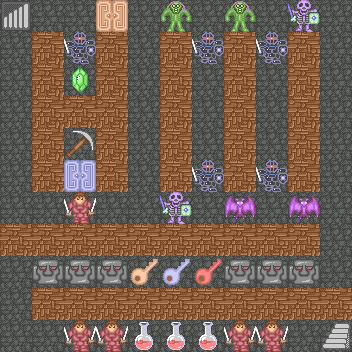

The image is a tile-based game level rendered from a .tmx file. Its description and source (layers, tilesets, objects; grid data summarised) follow:
An orthogonal 11x11 tile map with 32x32 px tiles, 5 tile layers (floor, prop, enemy, door, ...), 1 hidden layer not drawn, 5 tilesets.

<map version="1.0" orientation="orthogonal" renderorder="right-down" width="11" height="11" tilewidth="32" tileheight="32" nextobjectid="1">
 <tileset firstgid="1" name="terrain" tilewidth="32" tileheight="32">
  <image source="terrain.png" width="128" height="128" />
 </tileset>
 <tileset firstgid="17" name="enemy" tilewidth="32" tileheight="32">
  <image source="enemy.png" width="128" height="2048" />
 </tileset>
 <tileset firstgid="273" name="door" tilewidth="32" tileheight="32">
  <image source="door.png" width="128" height="256" />
 </tileset>
 <tileset firstgid="305" name="item" tilewidth="32" tileheight="32">
  <image source="item.png" width="128" height="512" />
 </tileset>
 <tileset firstgid="369" name="npc" tilewidth="32" tileheight="32">
  <image source="npc.png" width="128" height="288" />
 </tileset>
 <layer name="floor" width="11" height="11">
  <data>[121 cells, 121 non-empty, 1 distinct tile ids]</data>
 </layer>
 <layer name="prop" width="11" height="11">
  <data>[121 cells, 8 non-empty, 6 distinct tile ids]</data>
 </layer>
 <layer name="enemy" width="11" height="11">
  <data>[121 cells, 22 non-empty, 6 distinct tile ids]</data>
 </layer>
 <layer name="NPC" width="11" height="11" visible="0">
  <data>[121 cells, 0 non-empty, 0 distinct tile ids]</data>
 </layer>
 <layer name="door" width="11" height="11">
  <data>[121 cells, 4 non-empty, 4 distinct tile ids]</data>
 </layer>
 <layer name="wall" width="11" height="11">
  <data>[121 cells, 46 non-empty, 1 distinct tile ids]</data>
 </layer>
</map>
